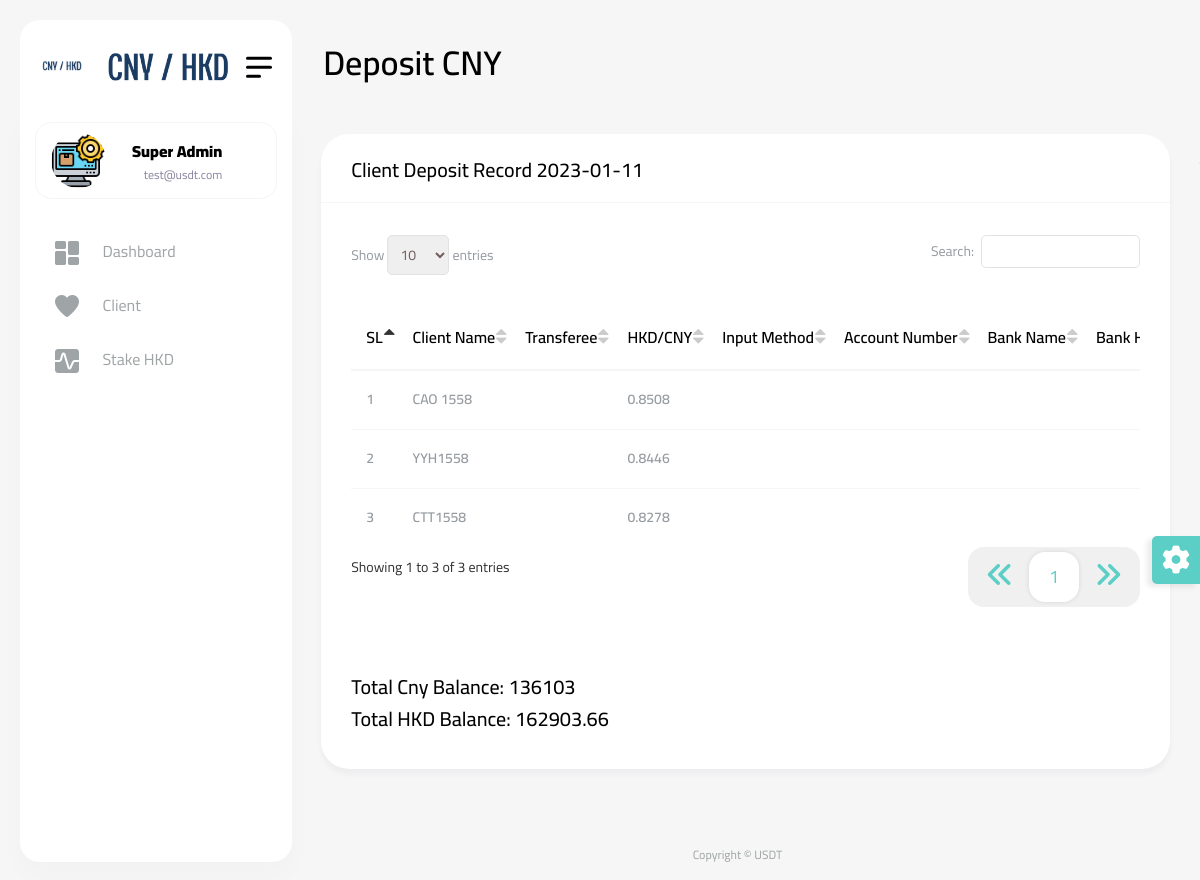
Page /Deposit-CNY?todayCheck=0 (signed in) on the committed database.
### tables this page shows
CREATE TABLE `deposit_cny` (
  `id` int(11) NOT NULL,
  `client_id` int(11) NOT NULL,
  `conversion_rate` double(10,4) NOT NULL,
  `input_method` varchar(100) NOT NULL,
  `account_number` varchar(50) NOT NULL,
  `bank_name` varchar(250) NOT NULL,
  `bank_holder` varchar(100) NOT NULL,
  `amount` double(15,2) NOT NULL,
  `proof_image` varchar(250) NOT NULL,
  `inserted_at` datetime NOT NULL,
  `updated_at` timestamp NOT NULL DEFAULT current_timestamp() ON UPDATE current_timestamp()
);

CREATE TABLE `client` (
  `id` int(11) NOT NULL,
  `client_name` varchar(100) NOT NULL,
  `phone` varchar(25) NOT NULL,
  `trasferee` varchar(200) NOT NULL,
  `inserted_at` datetime NOT NULL,
  `updated_at` timestamp NOT NULL DEFAULT current_timestamp() ON UPDATE current_timestamp()
);

### include/dbController.php (called while the page is built, shortened)
<?php
class DBController {
    private $host = "localhost";
    private $user = "root";
    private $password = "";
    private $database = "usdt";
    private $conn;
    function __construct() {
        $this->conn = $this->connectDB();
    }
    function connectDB() {
        $conn = mysqli_connect($this->host,$this->user,$this->password,$this->database);
        return $conn;
    }
    function runQuery($query) {
        $result = mysqli_query($this->conn,$query);
        while($row=mysqli_fetch_assoc($result)) {
            $resultset[] = $row;
        }
        if(!empty($resultset))
            return $resultset;
    }
    function numRows($query) {
        $result  = mysqli_query($this->conn,$query);
        $rowcount = mysqli_num_rows($result);
        return $rowcount;
    }
}

### deposit-cny.php (the view, shortened to what this page needs)
<?php
require_once("include/dbController.php");
$db_handle = new DBController();
?>
<!DOCTYPE html>
<html lang="en">
<head>
    <?php require_once('include/css.php'); ?>
</head>
<body>
<div id="main-wrapper">
    <?php require_once('include/header.php'); ?>
    <div class="header">
        <div class="header-content">
            <nav class="navbar navbar-expand">
                <div class="collapse navbar-collapse justify-content-between">
                    <div class="header-left">
                        <div class="dashboard_bar">
                            Deposit CNY
                        </div>
                    </div>
                </div>
            </nav>
        </div>
    </div>
    <?php require_once('include/navbar.php'); ?>
    <div class="content-body">
        <div class="container-fluid">
            <div class="row invoice-card-row">
                <?php if (isset($_GET['todayCheck'])) {
                    $today='%'.date('Y-m-d').'%';
                    ?>
                    <div class="col-12">
                        <div class="card">
                            <div class="card-header">
                                <h4 class="card-title">Client Deposit Record <?php echo date('Y-m-d');?></h4>
                            </div>
                            <div class="card-body">
                                <div class="table-responsive">
                                    <table id="example4" class="display" style="min-width: 845px">
                                        <thead>
                                        <tr>
                                            <th>SL</th>
                                            <th>Client Name</th>
                                            <th>Transferee</th>
                                            <th>HKD/CNY</th>
                                            <th>Input Method</th>
                                            <th>Account Number</th>
                                            <th>Bank Name</th>
                                            <th>Bank Holder</th>
                                        </tr>
                                        </thead>
                                        <tbody>
                                        <?php
                                        $total_cny=0;
                                        $total_hkd=0;
                                        $client = $db_handle->runQuery("SELECT * FROM deposit_cny as d, client as c where d.client_id=c.id and d.inserted_at like '$today' order by d.id desc");
                                        $row_count = $db_handle->numRows("SELECT * FROM deposit_cny as d, client as c where d.client_id=c.id and d.inserted_at like '$today' order by d.id desc");
                                        for ($i = 0; $i < $row_count; $i++) {
                                            ?>
                                            <tr>
                                                <td><?php echo $i + 1; ?></td>
                                                <td><?php echo $client[$i]["client_name"]; ?></td>
                                                <td><?php echo $client[$i]["trasferee"]; ?></td>
                                                <td><?php echo $client[$i]["conversion_rate"]; ?></td>
                                                <td><?php echo $client[$i]["input_method"]; ?></td>
                                                <td><?php echo $client[$i]["account_number"]; ?></td>
                                                <td><?php echo $client[$i]["bank_name"]; ?></td>
                                                <td><?php echo $client[$i]["bank_holder"]; ?></td>
                                                <td><?php
                                                    $total_cny+=$client[$i]["amount"];
                                                ?></td>
                                                    <?php
                                                    $total_hkd+=round($client[$i]["amount"] / $client[$i]["conversion_rate"], 2);
                                                    ?>
                                            </tr>
                                            <?php
                                        }
                                        ?>
                                        </tbody>
                                    </table>
                                </div>
                                <div>
                                    <h4 class="card-title mt-5">Total Cny Balance: <?php echo round($total_cny,2); ?></h4>
                                    <h4 class="card-title">Total HKD Balance: <?php echo round($total_hkd,2); ?></h4>
                                </div>
                            </div>
                        </div>
                    </div>
                <?php } ?>
            </div>
        </div>
    </div>
    <?php require_once('include/footer.php'); ?>
</div>
</body>
</html>

### include/navbar.php (shortened to what this page needs)
<div class="dlabnav">
    <div class="dlabnav-scroll">
        <ul class="metismenu" id="menu">
            <li class="dropdown header-profile">
                <a class="nav-link" href="javascript:void(0);" role="button" data-bs-toggle="dropdown">
                    <?php $data = $db_handle->runQuery("SELECT * FROM admin_login where id={$_SESSION['userid']}"); ?>
                    <img src="<?php echo $data[0]["image"]; ?>" width="20" alt=""/>
                    <div class="header-info ms-3">
                        <span class="font-w600 "><b><?php echo $data[0]["name"]; ?></b></span>
                        <small class="text-end font-w400"><?php echo $data[0]["email"]; ?></small>
                    </div>
                </a>
            </li>
            <li>
                <a class="ai-icon" href="Dashboard" aria-expanded="false">
                    <i class="flaticon-025-dashboard"></i>
                    <span class="nav-text">Dashboard</span>
                </a>
            </li>
            <li>
                <a class="ai-icon" href="Client" aria-expanded="false">
                    <i class="flaticon-045-heart"></i>
                    <span class="nav-text">Client</span>
                </a>
            </li>
            <li>
                <a class="ai-icon" href="Stake-CNY" aria-expanded="false">
                    <i class="flaticon-041-graph"></i>
                    <span class="nav-text">Stake HKD</span>
                </a>
            </li>
        </ul>
    </div>
</div>

### rows in the picture
deposit_cny: client.client_name "CAO 1558", conversion_rate "0.8508"
deposit_cny: client.client_name "YYH1558", conversion_rate "0.8446"
deposit_cny: client.client_name "CTT1558", conversion_rate "0.8278"

### other values in the picture
$data[0]["name"] "Super Admin"
$data[0]["email"] "test@usdt.com"
$total_cny "136103"
$total_hkd "162903.66"
